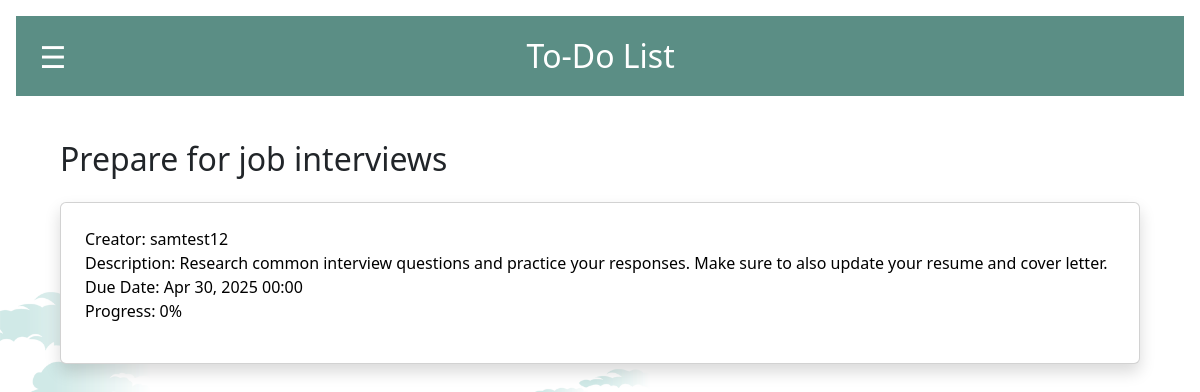
/shared_task/13, run on the app's committed database.
### todoapp/models.py (models this page shows, shortened)
class Task(models.Model):
    name = models.CharField(max_length=255)
    creator = models.ForeignKey(User, on_delete=models.CASCADE)
    description = models.TextField()
    due_date = models.DateTimeField()
    progress = models.IntegerField(default=0)
    is_completed = models.BooleanField(default=False)
    is_archived = models.BooleanField(default=False)
    categories = models.ManyToManyField(Category, related_name="tasks", blank=True)
    assigned_users = models.ManyToManyField(User, related_name="assigned_tasks")
    notifications_enabled = models.BooleanField(default=False)
    NOTIFICATION_TIMES = [
        (10, '10 minutes before'),
        (60, '1 hour before'),
        (1440, '1 day before'),
    ]
    NOTIFICATION_TYPES = [
        ('push', 'Push Notification'),
        ('email', 'Email Notification'),
    ]
    notification_time = models.IntegerField(choices=NOTIFICATION_TIMES, default=60)
    notification_type = models.CharField(
        max_length=10,
        choices=NOTIFICATION_TYPES,
        default='push'
    )

### todoapp/views.py (the view)
# urls.py: path('shared_task/<int:task_id>', views.shared_task_view, name='shared_task_view'),
def shared_task_view(request, task_id):
	task = get_object_or_404(Task, id=task_id)
	no_requests = True
	if request.user.is_authenticated:
		task_collab_filter = TaskCollabRequest.objects.filter(task_id = task_id, to_user=request.user)
		if task_collab_filter.exists():
			no_requests = False
	can_accept = (
		request.user.is_authenticated and
		request.user.username != task.creator.username and
		request.user not in task.assigned_users.all()
		and no_requests
		)
	context = {
		"task": task,
		"show_button": can_accept
	}
	return render(request, 'shared_task_view.html', context)

### todoapp/context_processors.py (called while the page is built)
def vapid_key(request):
    return {
        'vapid_key': settings.VAPID_PUBLIC_KEY
    }

### todoapp/templates/shared_task_view.html (shortened to what this page needs)
{% extends 'base.html' %}
{% block content %}
<div class="container mt-4">
    <h2 class="mb-4">{{ task.name }}</h2>
    <div class="card p-4 shadow">
        <p style="color: black;">
            Creator: {{ task.creator }}
        <br>
            Description: {{ task.description }}
        <br>
            Due Date: {{ task.due_date|date:"M d, Y H:i" }}
        <br>
            Progress: {{ task.progress }}%
        </p>
    </div>
</div>
{% endblock %}

### todoapp/templates/base.html (style rules this page uses)
body { margin: 0; background-image: url('../static/todolist-background.png'); background-size: cover; background-repeat: no-repeat; }

### data on the page
Task: name "Prepare for job interviews", creator "samtest12", description "Research common interview questions and practice your responses. Make sure to also update your resume and cover letter.", due_date "Apr 30, 2025 00:00", progress "0"
